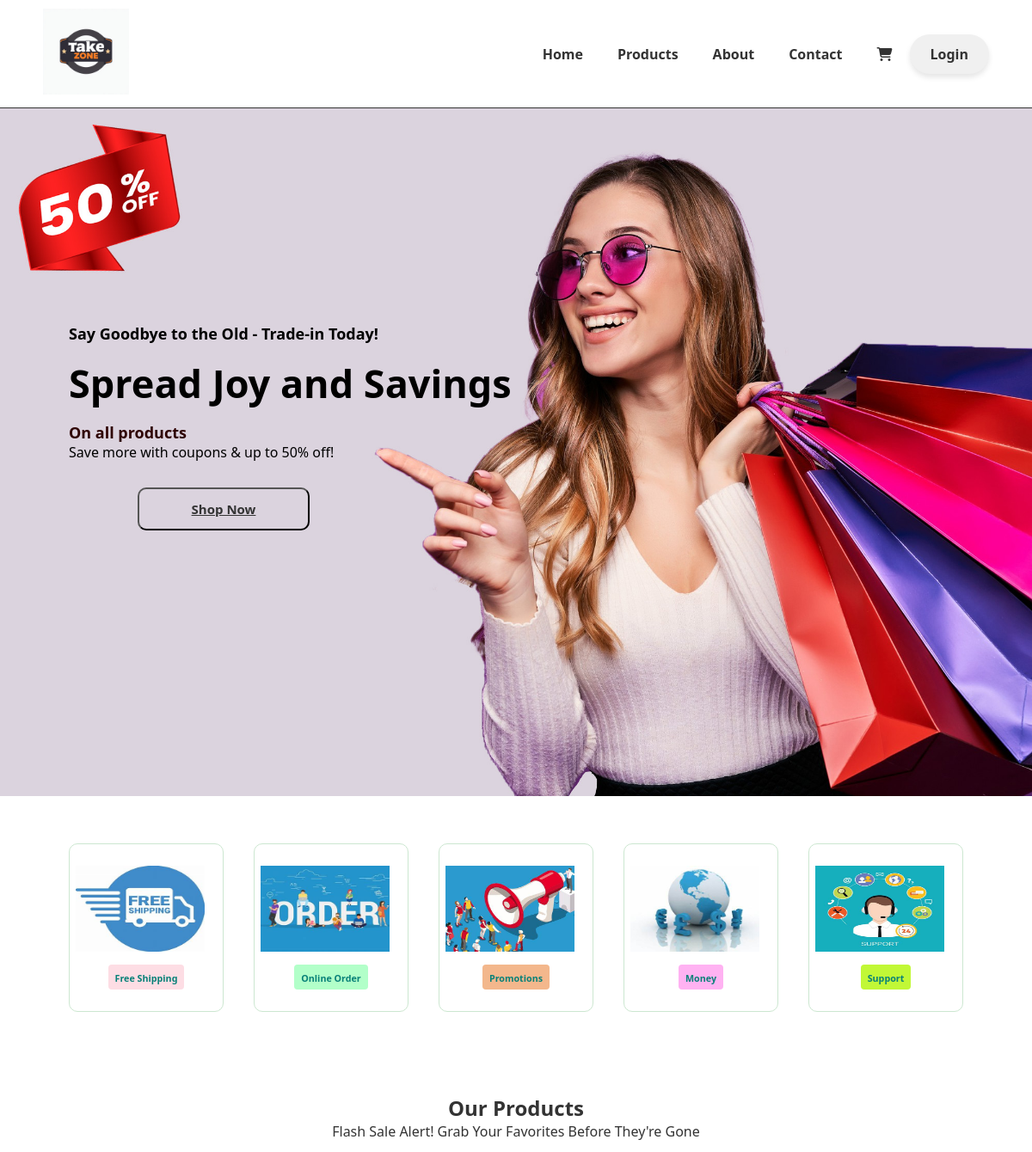
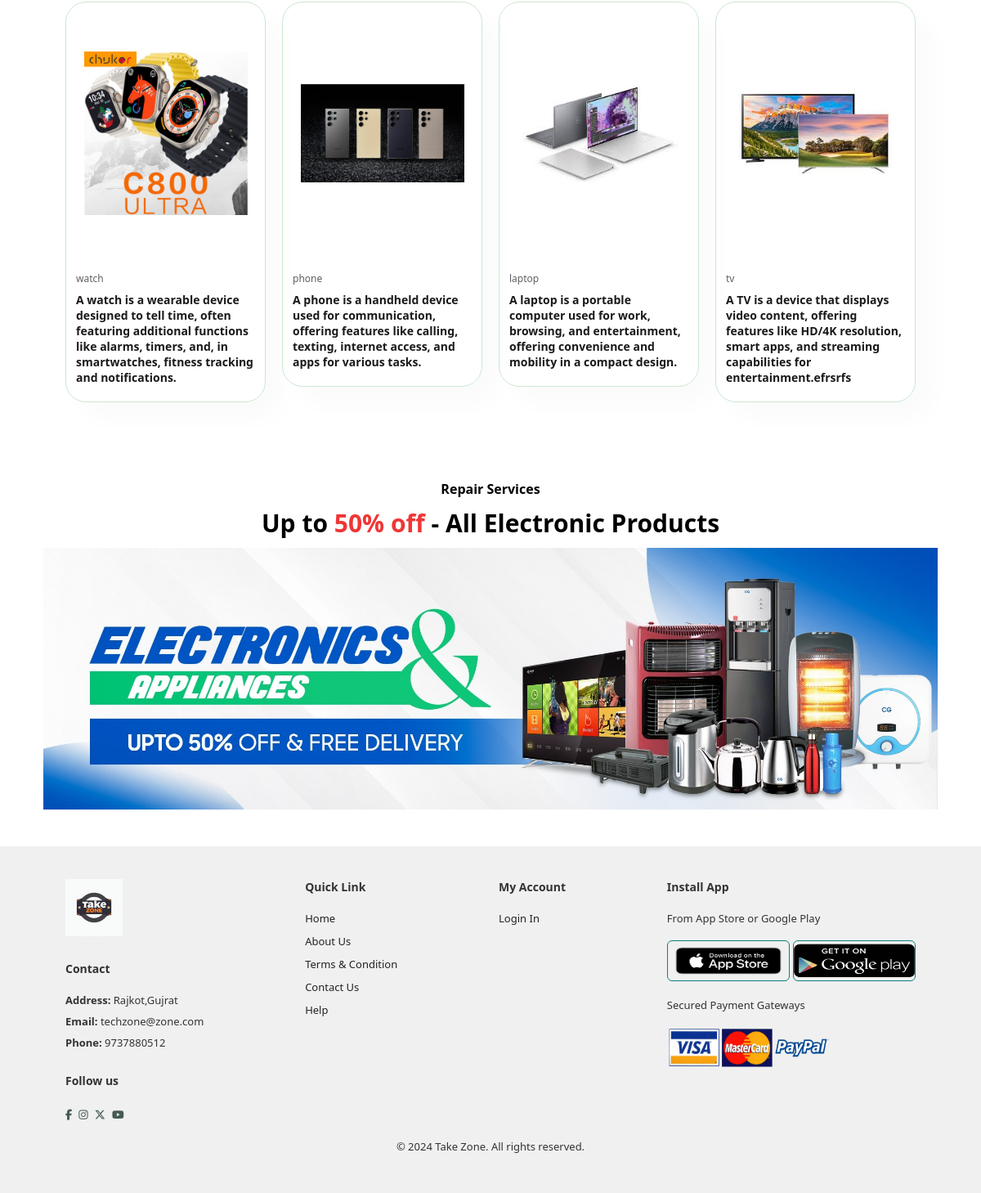
The page / on the database its author committed (2 pictures, top to bottom).
### tables this page shows
CREATE TABLE `sitesettings` (
  `id` int(5) NOT NULL,
  `sitename` varchar(100) NOT NULL,
  `address` text NOT NULL,
  `phoneno` varchar(12) NOT NULL,
  `email` varchar(100) NOT NULL,
  `image` varchar(100) NOT NULL
);

CREATE TABLE `categories` (
  `id` int(5) NOT NULL,
  `catname` varchar(100) NOT NULL,
  `catdescription` text NOT NULL,
  `image` varchar(200) NOT NULL
);

### index.php (the view, shortened to what this page needs)
<!DOCTYPE html>
<html lang="en">
<head>
    <link rel='stylesheet' type='text/css' media='screen' href='style.css'>
    <?php
    include_once('includes/style.php');
    ?>
</head>
<body>
    <?php
    include_once('includes/config.php');
    $settingqry = "select * from sitesettings";
    $settingresult = mysqli_query($con, $settingqry) or exit("setting select fail");
    $settingrow = mysqli_fetch_array($settingresult);
    ?>
    <?php
    include_once('includes/header.php');
    ?>
    <section id="hero" style="background-image: url('image/girl50.jpg');">
        <h4>Say Goodbye to the Old - Trade-in Today!</h4>
        <h2>Spread Joy and Savings</h2>
        <h1>On all products</h1>
        <p>Save more with coupons & up to 50% off! </p>
        <button><B><a href="product.php">Shop Now</a></B></button>
    </section>
    <section id="feature" class="section-f1">
        <div class="f-box">
            <img src="image/f5.jpeg" alt="">
            <h6>Free Shipping</h6>
        </div>
        <div class="f-box">
            <img src="image/o1.jpeg" alt="">
            <h6>Online Order</h6>
        </div>
        <div class="f-box">
            <img src="image/p1.jpeg" alt="">
            <h6>Promotions</h6>
        </div>
        <div class="f-box">
            <img src="image/m1.jpeg" alt="">
            <h6>Money</h6>
        </div>
        <div class="f-box">
            <img src="image/s1.jpeg" alt="">
            <h6>Support</h6>
        </div>
    </section>
    <section id="pro1" class="section-f1">
        <h2>Our Products</h2>
        <p>Flash Sale Alert! Grab Your Favorites Before They're Gone</p>
        <div class="pro-container">
            <?php
            include_once('includes/config.php');
            $homecatqry = "select * from categories order by id desc limit 8";
            $homecatresult = mysqli_query($con, $homecatqry) or exit("category select fail" . mysqli_error($con));
            while ($homecatrow = mysqli_fetch_array($homecatresult)) {
            ?>
                <a href="product.php?id=<?php echo $homecatrow['id']; ?>" style="text-decoration: none;">
                    <div class="pro" >
                        <img src="images/categories/<?php echo $homecatrow['image']; ?>" alt="" class="imagepr">
                        <div class="des">
                            <span ><?php echo $homecatrow['catname']; ?></span>
                            <h5 ><?php echo $homecatrow['catdescription']; ?></h5>
                        </div>
                    </div>
                </a>
            <?php
            }
            ?>
        </div>
    </section>
    <section id="banner" class="section-f2 ">
        <h4>Repair Services</h4>
        <h2>Up to <span>50% off</span> - All Electronic Products</h2>
        <a href="product.php"><img src="image/b1.jpeg" class="banner-img"></a>
    </section>
    <?php
    include_once('includes/footer.php');
    ?>
</body>
</html>

### includes/style.php (shortened to what this page needs)
<link rel="stylesheet" href="https://use.fontawesome.com/releases/v5.15.4/css/all.css" />
    <link rel='stylesheet' type='text/css' media='screen' href='./css/style.css'>
    <link rel="stylesheet" href="https://cdnjs.cloudflare.com/ajax/libs/font-awesome/6.5.2/css/all.min.css" />

### includes/header.php (shortened to what this page needs)
<section id="header">
<a href="index.php">
<?php
                if(isset($settingrow['image']) && $settingrow['image'] != null){
                    ?>
                        <img src="images/logo/<?php echo $settingrow['image'];?>" class="logo" alt="">
                    <?php
                }else{
                    ?>
                    <h1><?php echo $settingrow['sitename'];?></h1>
                    <?php
                }
            ?>
        </a>
        <div>
            <ul id="navbar">
                <li><a class="" href="index.php">Home</a></li>
                    <li><a href="product.php">Products</a></li>
                    <li><a href="about.php">About</a></li>
                    <li><a href="contact.php">Contact </a></li>
                    <li><a href="cart.php"><i class="fa-solid fa-cart-shopping"></i></a></li>
                    <?php
                        if(isset($_SESSION['userid']))
                        {
                            ?><a href="out.php"><button class="logout-btn" >Logout</button></a><?php
                        }else{
                            ?><a href="sign-in.php"><button class="logout-btn">Login</button></a><?php
                        }
                    ?>
            </ul>
        </div>
    </section>

### includes/footer.php
<footer class="section-f1">
        <div class="col">
            <img src="logo1.jpg" class="logo" alt="">
            <h4>Contact</h4>
            <p><strong>Address: </strong><?php echo $settingrow['address'];?></p>
            <p><strong>Email: </strong><?php echo $settingrow['email'];?></p>
            <p><strong>Phone: </strong><?php echo $settingrow['phoneno'];?></p>
            <div class="follow">
                <h4>Follow us</h4>
                <div class="icon">
                    <a href="https://www.facebook.com/"><i class="fab fa-facebook-f"></i></a>
                    <a href="https://www.instagram.com/"><i class="fab fa-instagram"></i></a>
                    <a href="https://x.com/"><i class="fa-brands fa-x-twitter"></i></a>
                    <a href="https://www.youtube.com/"><i class="fab fa-youtube"></i></a>
                </div>
            </div>
        </div>
        <div class="col">
            <h4>Quick Link</h4>
            <a href="index.php">Home</a>
            <a href="about.php">About Us</a>
            <a href="condition.php">Terms & Condition</a>
            <a href="contact.php">Contact Us</a>
            <a href="help.php">Help</a>
        </div>
        <div class="col">
            <h4>My Account</h4>
            <a href="register.php">Login In<Input:email></Input:email></a>
        </div>
        <div class="col install">
            <h4>Install App</h4>
            <p>From App Store or Google Play</p>
            <div class="row">
                <img src="image/app.png" alt="">
                <img src="image/pl1.png" alt="">
            </div>
            <p>Secured Payment Gateways </p>
            <img src="image/master.png" class="mastercard" alt="">
        </div>
        <div class="copywright">
            <p>&copy; 2024 Take Zone. All rights reserved.</p>
        </div>
    </footer>

### css/style.css (style rules this page uses)
* { margin: 0; padding: 0; box-sizing: border-box; font-family: 'Segoe UI', Tahoma, Geneva, Verdana, sans-serif; color: #333; }
#header { display: flex; align-items: center; justify-content: space-between; padding: 10px 50px; background: white; z-index: 999; position: sticky; top: 0; left: 0; width: 100%; border-bottom: 0.5px solid #333; }
#navbar { display: flex; align-items: center; justify-content: center; }
#navbar li { list-style: none; padding: 0 20px; position: relative; }
#navbar li a { text-decoration: none; font-size: 16px; font-weight: 600; color: #333; transition: 0.3s ease; }
.logo { width: 100px; height: 100px; }
#hero { height: 100vh; width: 100%; background-size: cover; padding: 0 80px; display: flex; flex-direction: column; align-items: flex-start; }
#hero h4 { padding-bottom: 15px; margin-top: 250px; color: #000000; font-size: 18px; }
#hero h2 { font-size: 45px; color: #000000; }
#hero h1 { margin-top: 15px; color: #2e0000; font-size: large; }
#hero p { color: rgb(0, 0, 0); }
#hero button { margin-top: 30px; width: 200px; height: 50px; border-radius: 10px; color: #000000; background-color: transparent; cursor: pointer; font-size: 15px; font-weight: 700; margin-left: 80px; }
.section-f1 { padding: 40px 80px; }
.section-f2 { margin: 40px 0px; }
#feature .f-box img { width: 150px; height: 100px; margin-left: -15px; margin-bottom: 10px; }
#feature .f-box { width: 180px; align-items: center; text-align: center; padding: 25px 15px; box-shadow: 20px 20px 34px rgba(red, green, blue, 0.03); border: 1px solid #cce7d0; border-radius: 10px; margin: 15px 0; }
#feature .f-box h6 { display: inline-block; padding: 9px 8px 6px 8px; border-radius: 4px; color: #088178; background-color: #fddde4; }
#feature { display: flex; align-items: center; justify-content: space-between; flex-wrap: wrap; }
#feature .f-box:nth-child(2) h6 { background-color: #b2ffc9; }
#feature .f-box:nth-child(3) h6 { background-color: #f3b78c; }
#feature .f-box:nth-child(4) h6 { background-color: #ffb2f2; }
#feature .f-box:nth-child(5) h6 { background-color: rgb(193, 248, 54); }
#pro1 { text-align: center; }
#pro1 .pro-container { display: grid; gap: 20px; grid-template-columns: 1fr 1fr 1fr 1fr; }
#pro1 .pro { padding: 10px 12px; border: 1px solid #cce7d0; border-radius: 25px; cursor: pointer; box-shadow: 20px 20px 30px rgba(0, 0, 0, 0.02); margin: 15px 0; }
#pro1 .pro-container img { border-radius: 10%; width: 200px; height: 300px; object-fit: contain; }
#pro1 .pro .des { text-align: start; padding: 10px 0; }
#pro1 .pro .des span { color: #606063; font-size: 12px; border: none; list-style: none; }
#pro1 .pro .des h5 { padding-top: 7px; color: #1a1a1a; font-size: 14px; }
#banner { display: flex; flex-direction: column; align-items: center; text-align: center; }
#banner .banner-img { width: 100%; height: 40vh; background-size: cover; background-position: center; }
#banner h4 { color: #000000; font-size: 16px; }
#banner h2 { color: #000000; font-size: 30px; padding: 10px 0; }
#banner h2 span { color: #ef3636; }
footer { display: flex; flex-wrap: wrap; justify-content: space-between; background-color: #f0f0f0; }
footer .col { display: flex; flex-direction: column; align-items: flex-start; margin-bottom: 20px; }
footer .logo { width: 70px; height: 70px; margin-bottom: 30px; }
footer h4 { font-size: 14px; padding-bottom: 20px; }
footer p { font-size: 13px; margin: 0 0 8px 0; }
footer a { font-size: 13px; text-decoration: none; color: #222; margin-bottom: 10px; }
footer .follow { margin-top: 20px; }
.icon { gap: 10px; }
footer .follow i { color: #465b52; padding-right: 4px; cursor: pointer; margin-top: 1px; }
footer .install .row img { border: 1px solid #088178; border-radius: 6px; width: 150px; height: 50px; }
footer .install img { margin: 10px 0 15px 0; }
footer .copywright { width: 100%; text-align: center; }
footer .mastercard { width: 200px; height: 50px; }

### includes/header.php (style rules this page uses)
.logout-btn { background: #f0f0f0; color: #333; padding: 12px 24px; border: none; border-radius: 30px; cursor: pointer; font-size: 16px; font-weight: bold; transition: all 0.3s ease; box-shadow: 0 4px 6px rgba(0, 0, 0, 0.1); }

### rows shown on the page
sitesettings: image (picture), address "Rajkot,Gujrat", email "techzone@zone.com", phoneno "9737880512"
categories: image (picture), catname "watch", catdescription "A watch is a wearable device designed to tell time, often featuring additional functions like alarms, timers, and, in smartwatches, fitness tracking and notifications."
categories: image (picture), catname "phone", catdescription "A phone is a handheld device used for communication, offering features like calling, texting, internet access, and apps for various tasks."
categories: image (picture), catname "laptop", catdescription "A laptop is a portable computer used for work, browsing, and entertainment, offering convenience and mobility in a compact design."
categories: image (picture), catname "tv", catdescription "A TV is a device that displays video content, offering features like HD/4K resolution, smart apps, and streaming capabilities for entertainment.efrsrfs"
